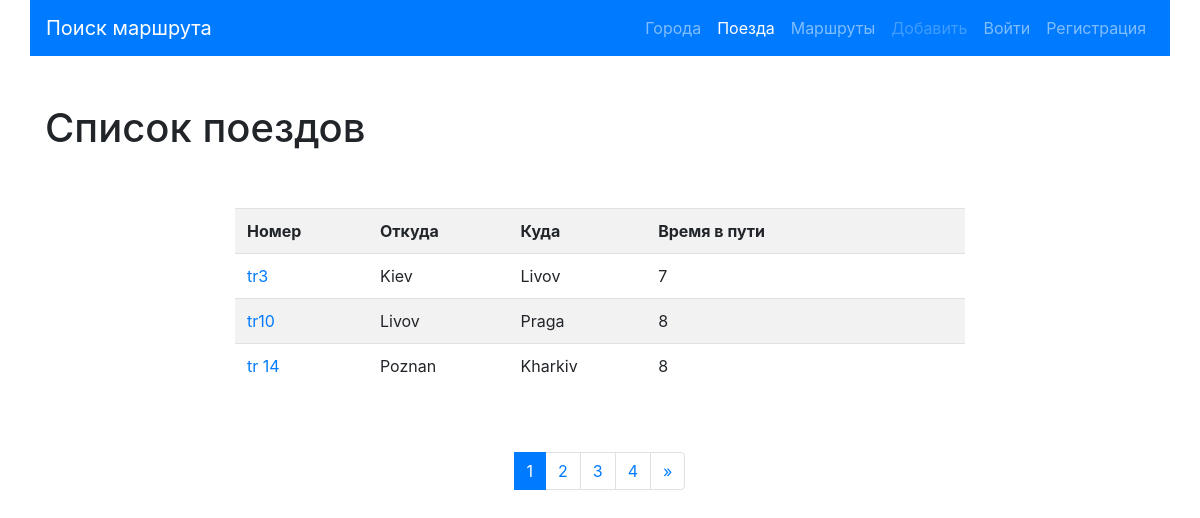
The app's page /trains/, older data.
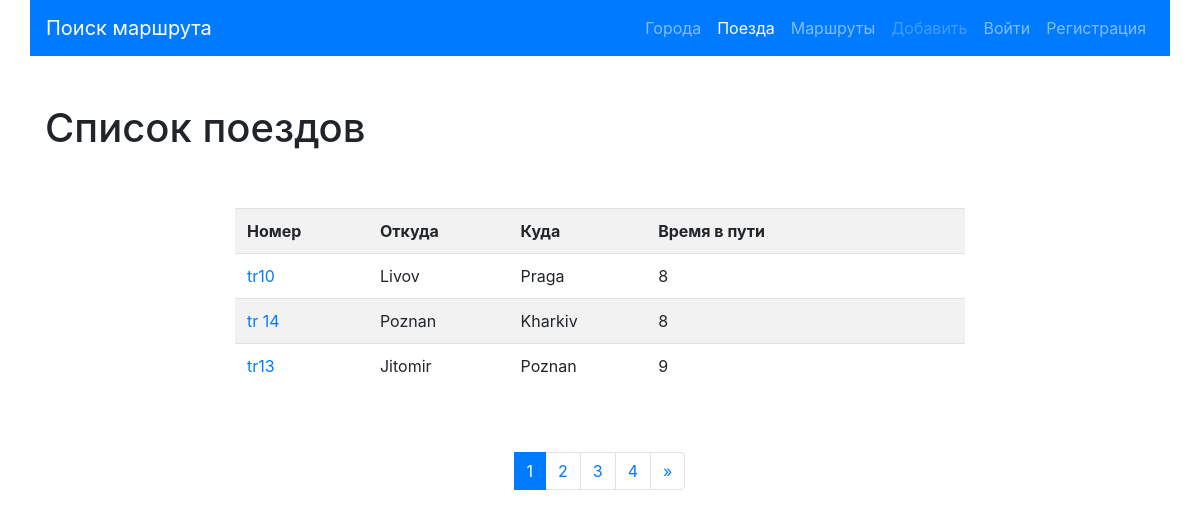
The same page, newer data.
### trains/models.py (models this page shows, shortened)
class Train(models.Model):
    name = models.CharField(max_length=50, unique=True, verbose_name="Номер поезда")
    travel_time = models.PositiveSmallIntegerField(verbose_name='Время в пути')
    from_city = models.ForeignKey(City,on_delete=models.CASCADE,
                                  related_name='from_city_set',
                                  verbose_name='Из какого города'
                                  )
    to_city = models.ForeignKey('cities.City',on_delete=models.CASCADE,
                                  related_name='to_city_set',
                                  verbose_name='В какой город'
                                  )
    class Meta:
        verbose_name = 'Поезд'
        verbose_name_plural = 'Поезд'
        ordering = ['travel_time']

### cities/models.py (models this page shows, shortened)
class City(models.Model):
    name = models.CharField(max_length=150, unique=True, verbose_name='Город')
    def __str__(self):
        return self.name
    class Meta:
        verbose_name = 'Город'
        verbose_name_plural = 'Города'
        ordering = ['name']

### trains/views.py (the view)
# urls.py: path('', TrainListView.as_view(), name='home'),
class TrainListView(ListView):
    paginate_by = 3
    model = Train
    template_name = 'trains/home.html'

### trains/templates/trains/home.html (shortened to what this page needs)
{% extends 'base.html' %}
{% block content %}
<h1>Список поездов</h1>
<div class="row">
    <div class="col-md-8 mx-auto my-5">
        <table class="table table-striped">
            <tr>
                <th>Номер</th>
                <th>Откуда</th>
                <th>Куда</th>
                <th>Время в пути</th>
                <th>&nbsp;</th>
                <th>&nbsp;</th>
            </tr>
            {% for object in page_obj %}
            <tr>
                <td>
                     <a href="{% url 'trains:detail' pk=object.pk %}">{{ object.name }}</a>
                </td>
                <td>{{ object.from_city }}</td>
                <td>{{ object.to_city }}</td>
                <td>{{ object.travel_time }}</td>
                {% if user.is_authenticated %}
                <td>
                    <a href="{% url 'trains:update' pk=object.pk %}">
                             <button type="submit" class="btn btn-primary">Редактировать</button></a>
     </td>
                <td>                    <a href="{% url 'trains:delete' pk=object.pk %}">
                             <button type="submit" class="btn btn-danger">Удалить</button></a>
</td>
                {% else %}
                 <td>&nbsp;</td>
                <td>&nbsp;</td>
                {% endif %}
            </tr>
        {% endfor %}
            </table>
    </div>
</div>
<nav aria-label="Page navigation example">
  <ul class="pagination justify-content-center">
      {% for page in page_obj.paginator.page_range%}
          <li class="page-item {% if page == page_obj.number %} active {% endif %}">
              <a class="page-link" href="?page={{page}}">
                  {{ page }}
              </a>
          </li>
      {% endfor %}
    <li class="page-item">
        {% if page_obj.has_next %}
            <a class="page-link" href="?page={{ page_obj.paginator.num_pages }}" arial-label="Next">
        <span aria-hidden="true">&raquo;</span></a>
        {% endif %}
    </li>
  </ul>
</nav>
{% endblock %}

Row changes from the older to the newer data that the page shows:
removed Train: name "tr3", from_city "Kiev", to_city "Livov", travel_time "7"
now on this page (row unchanged): Train: name "tr13", from_city "Jitomir", to_city "Poznan", travel_time "9"
